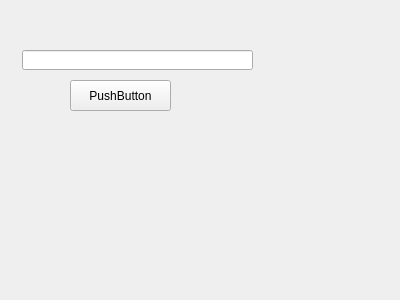
<?xml version="1.0" encoding="UTF-8"?>
<ui version="4.0">
 <class>Form</class>
 <widget class="QWidget" name="Form">
  <property name="geometry">
   <rect>
    <x>0</x>
    <y>0</y>
    <width>400</width>
    <height>300</height>
   </rect>
  </property>
  <property name="windowTitle">
   <string>Form</string>
  </property>
  <widget class="QPushButton" name="pushButton">
   <property name="geometry">
    <rect>
     <x>70</x>
     <y>80</y>
     <width>101</width>
     <height>31</height>
    </rect>
   </property>
   <property name="text">
    <string>PushButton</string>
   </property>
  </widget>
  <widget class="QLineEdit" name="lineEdit">
   <property name="geometry">
    <rect>
     <x>22</x>
     <y>50</y>
     <width>231</width>
     <height>20</height>
    </rect>
   </property>
  </widget>
 </widget>
 <resources/>
 <connections/>
</ui>
